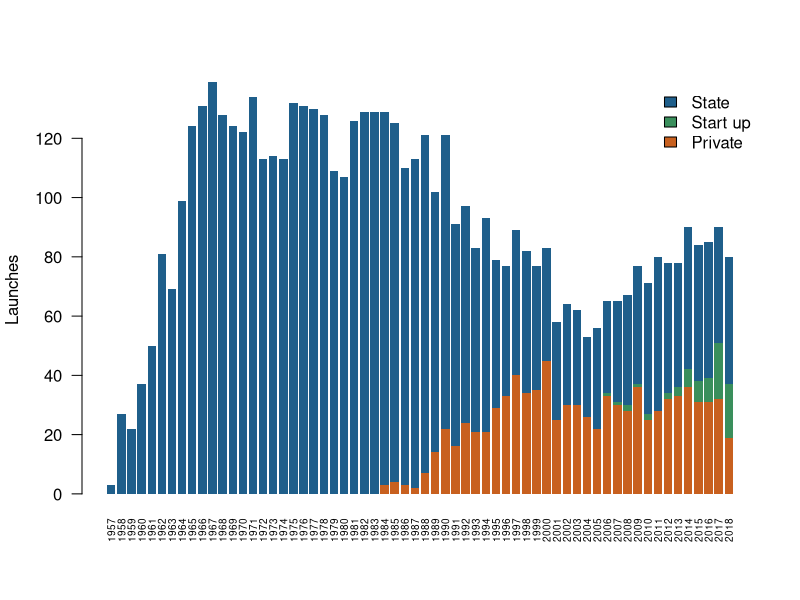

Source code (R):
## ---- chunk 1
launches <- read.csv("data/launches.csv")
table(launches$outcome)
## ---- chunk 2
per_year <- table(launches$agency_type, launches$year)
barplot(per_year, col = c("#C8601F", "#3A8F5C", "#1F5F8B"), border = NA, las = 2,
        cex.names = 0.6, legend.text = c("Private", "Start up", "State"),
        args.legend = list(x = "topright", bty = "n"), ylab = "Launches")
## ---- chunk 3
launches$decade <- floor(launches$year / 10) * 10
round(100 * prop.table(table(launches$decade, launches$outcome), 1)[, "failure"], 1)
